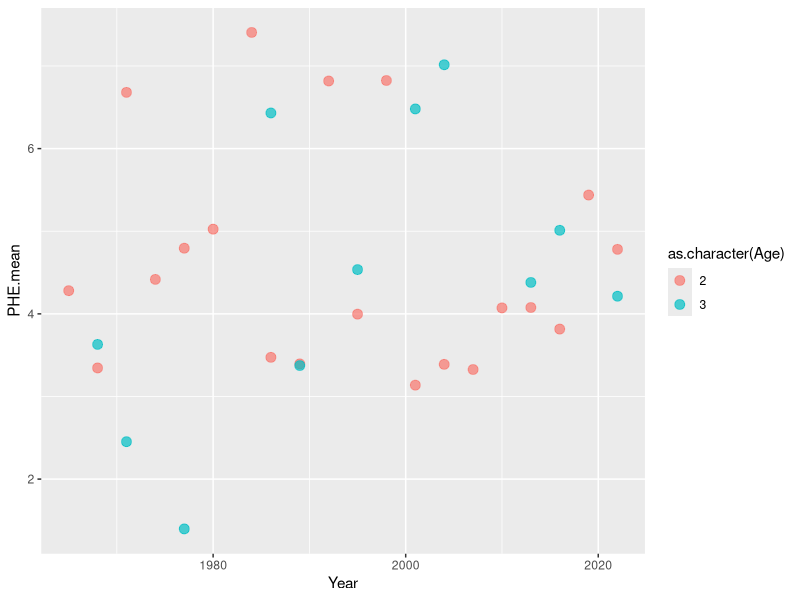
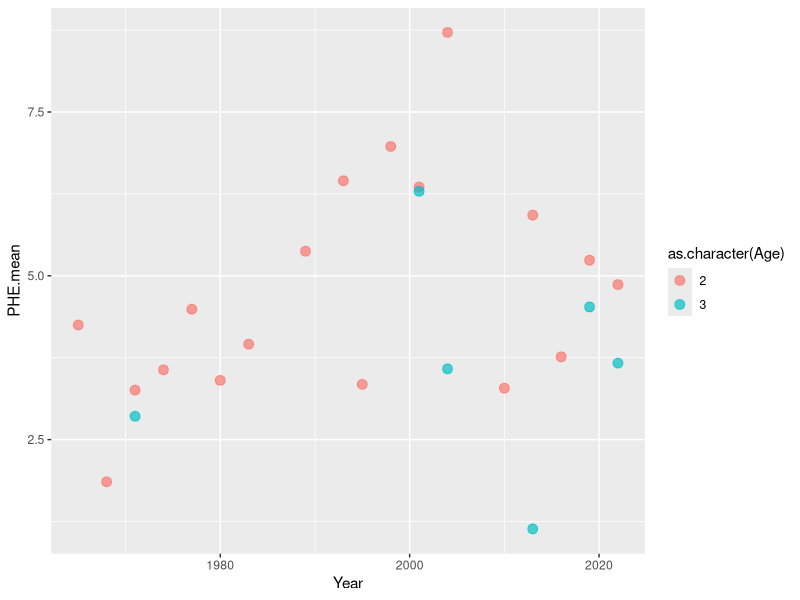
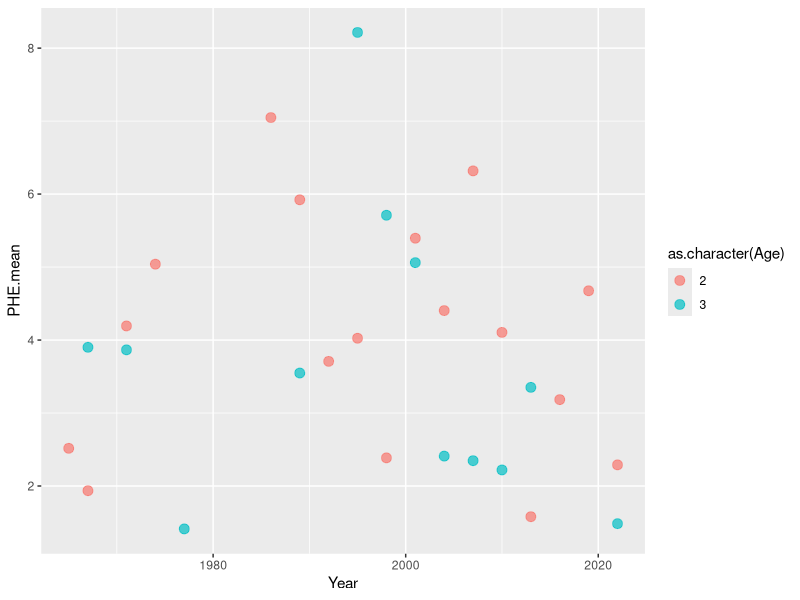
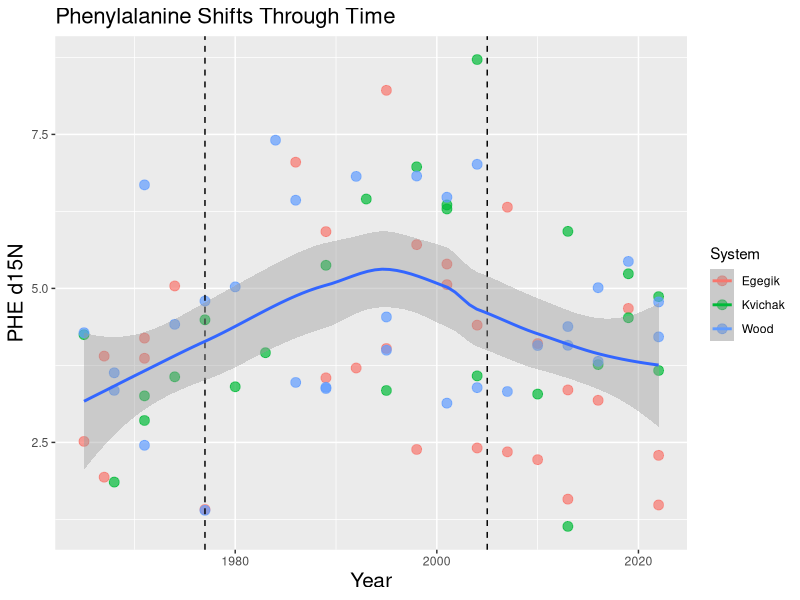
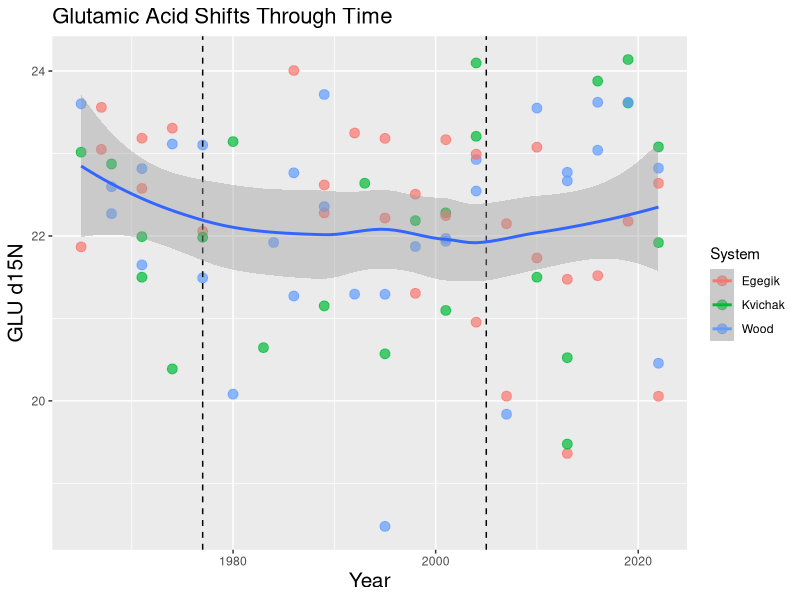
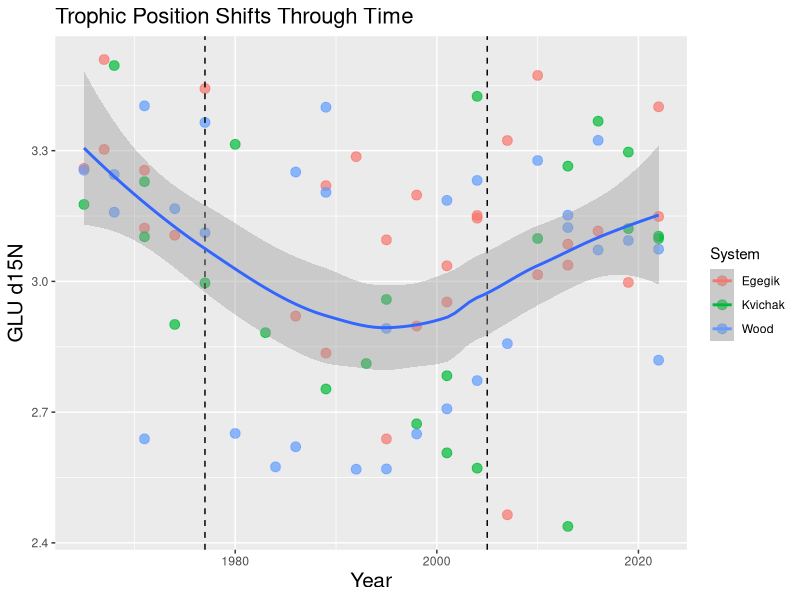

Here is the R script that generated these plots, in order: (Note: this script raises an error after producing the figures.)
#this is an r script to do some basic data visualization of the cleaned data
#at this point the data should be drift corrected, compiled, and had all
#duplicates and replicates removed and averaged 

setwd("~/Documents/GitHub/CSIA_lab_work/data/final")

library(dplyr)
library(readr)
library(ggplot2)

#read in the main data file
data <- read.csv(file="main.trophic.csv")

#scatter plot of year vs isotope signature
PHE.all <- ggplot(data = data, aes(Year, PHE.mean, color = System)) +
       geom_point(size = 3, alpha = 0.7)

Wood <- data[data$System =="Wood",]
Kvichak <- data[data$System =="Kvichak",]
Egegik <- data[data$System =="Egegik",]


#plots of age vs isotope sig in the different river systems 
ggplot(data = Wood, aes(Year, PHE.mean, color = as.character(Age))) +
  geom_point(size = 3, alpha = 0.7) 

ggplot(data = Kvichak, aes(Year, PHE.mean, color = as.character(Age))) +
  geom_point(size = 3, alpha = 0.7) 

ggplot(data = Egegik, aes(Year, PHE.mean, color = as.character(Age))) +
  geom_point(size = 3, alpha = 0.7) 


#main graphs with trend line
ggplot(data = data, aes(x = Year, y = PHE.mean, color = System)) +
  geom_point(size = 3, alpha = 0.7) +
  labs(title = "Phenylalanine Shifts Through Time",
       x = "Year",
       y = "PHE d15N") +
  theme(axis.title = element_text(size = 15),
        plot.title = element_text(size=16)) +
  geom_vline(xintercept=1977, linetype ="dashed") +
  geom_vline(xintercept=2005, linetype ="dashed") +
  geom_smooth(aes(group=1))

ggplot(data = data, aes(x = Year, y = GLU.mean, color = System)) +
  geom_point(size = 3, alpha = 0.7) +
  labs(title = "Glutamic Acid Shifts Through Time",
       x = "Year",
       y = "GLU d15N") +
  theme(axis.title = element_text(size = 15),
        plot.title = element_text(size=16)) +
  geom_vline(xintercept=1977, linetype ="dashed") +
  geom_vline(xintercept=2005, linetype ="dashed") +
  geom_smooth(aes(group=1))

ggplot(data = data, aes(x = Year, y = Trophic.Position, color = System)) +
  geom_point(size = 3, alpha = 0.7) +
  labs(title = "Trophic Position Shifts Through Time",
       x = "Year",
       y = "GLU d15N") +
  theme(axis.title = element_text(size = 15),
        plot.title = element_text(size=16)) +
  geom_vline(xintercept=1977, linetype ="dashed") +
  geom_vline(xintercept=2005, linetype ="dashed") +
  geom_smooth(aes(group=1))


ggplot(data = data.age3, aes(Year, PHE.mean, color = System)) +
  geom_point(size = 3, alpha = 0.7) 

ggplot(data = data.age2, aes(Year, PHE.mean, color = System)) +
  geom_point(size = 3, alpha = 0.7) 

ggplot(data = data, aes(Year, GLU.mean, color = System)) +
  geom_point(size = 3, alpha = 0.7)


#age class histogram
ggplot(data=data, aes(x = Trophic.Position, color = as.factor(Age))) +
  geom_histogram(aes(y=..density..), colour="black", fill="white")+
  geom_density(alpha=.2, fill="red") 
                 
                 
